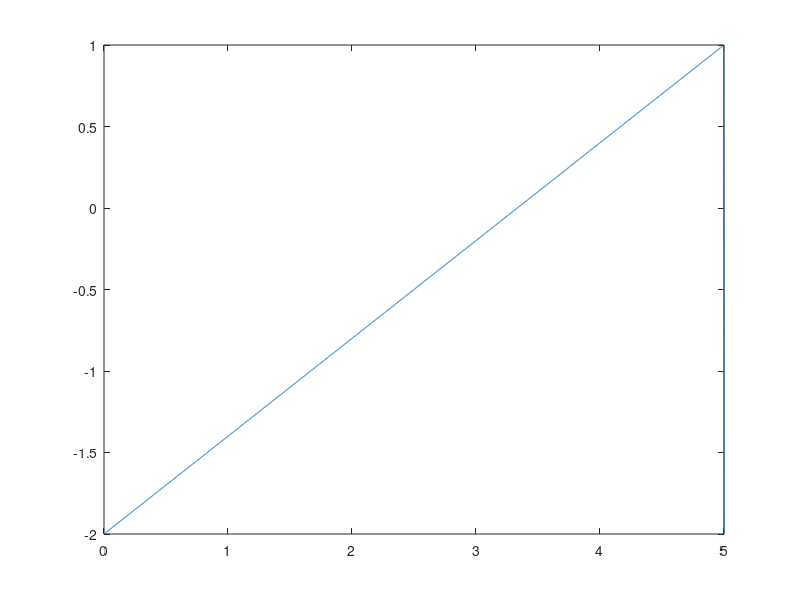
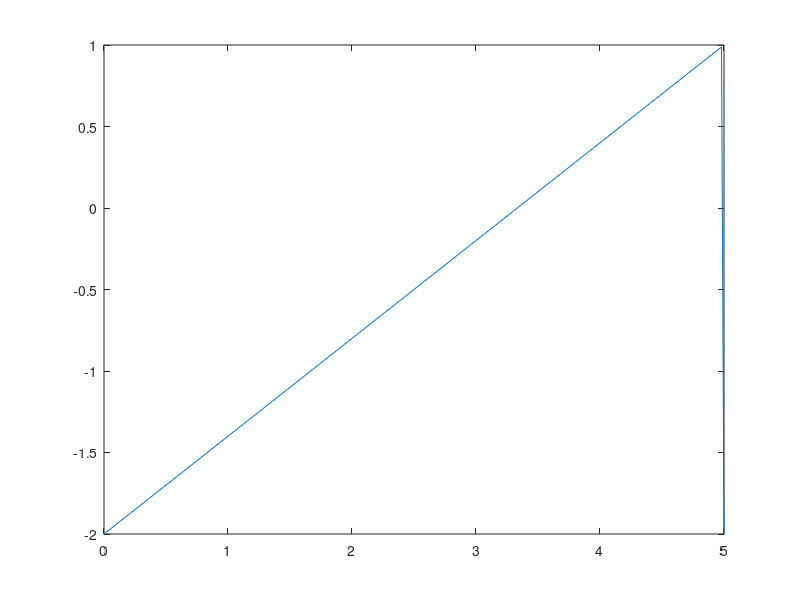
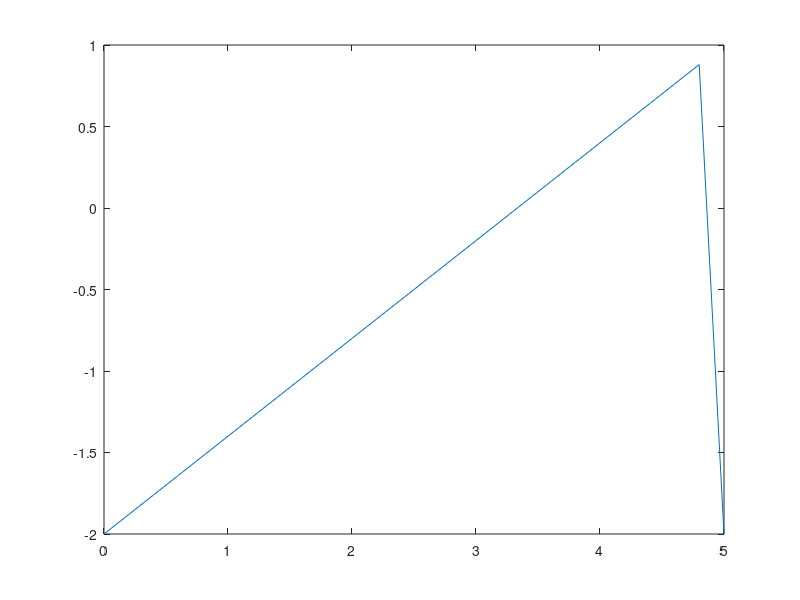

Write the MATLAB code that produced these figures, in order.
%Tema_de_casa_e2_Ene_Maria-Georgiana
figure(1)
t=0:0.002:5;
F=1/5;
st=1.5*sawtooth(2*pi*F*t,1)-0.5;    %se genereaza semnalul triunghiular st
plot(t,st)                          %se afiseaza grafic semnalul in functie de t

figure(2)
t=0:0.02:5;
st=1.5*sawtooth(2*pi*F*t,1)-0.5;    %se genereaza semnalul triunghiular st 
plot(t,st)                          %se afiseaza grafic semnalul in functie de t

figure(3)
t=0:0.2:5;
st=1.5*sawtooth(2*pi*F*t,1)-0.5;     %se genereaza semnalul triunghiular st
plot(t,st)                           %se afiseaza grafic semnalul in functie de t 